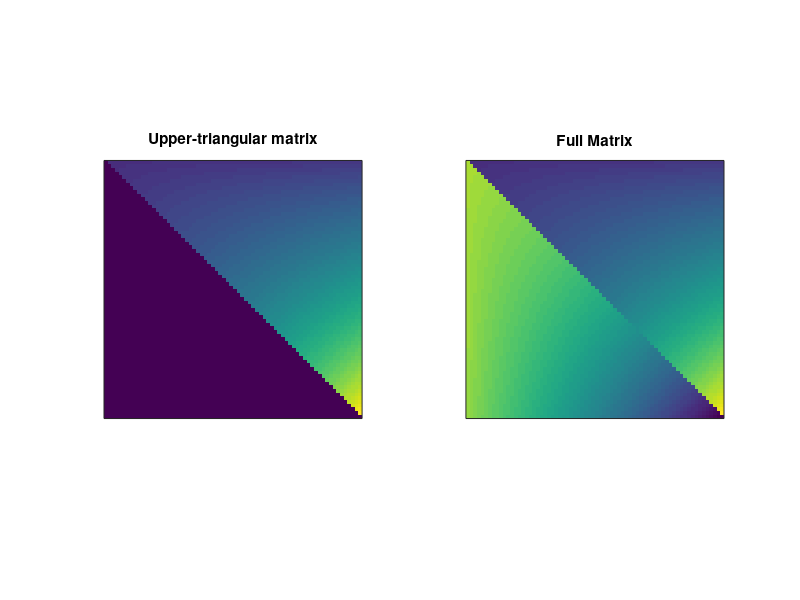

Reproduce this figure in MATLAB.
%% 
%     COURSE: Master MATLAB through guided problem-solving
%    SECTION: Command statements
%      VIDEO: Create an upper-triangular matrix
% Instructor: mikexcohen.com
%
%%

% size of square matrix
m = 70;

% initialize matrix
outmat = zeros(m);
outmat2 = zeros(m);

% loop over rows and columns
for i=1:m
    for j=1:m
        
        % test whether row index is less than column index
        if i<j
            outmat(i,j) = 1.03^sqrt(i*j);
        else
            outmat2(i,j) = 1.03^m - 1.03^sqrt(i*j);
        end
            
    end
end

outmat2 = outmat2 + outmat;

figure(1), clf
subplot(121)
imagesc(outmat)
axis square, title('Upper-triangular matrix')
set(gca,'xtick',[],'ytick',[],'clim',[0 1.03^m])

subplot(122)
imagesc(outmat2)
axis square, title('Full Matrix')
set(gca,'xtick',[],'ytick',[],'clim',[0 1.03^m])

%%
